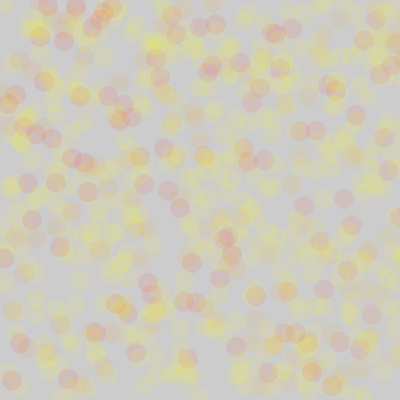
Frame 1 (no input)
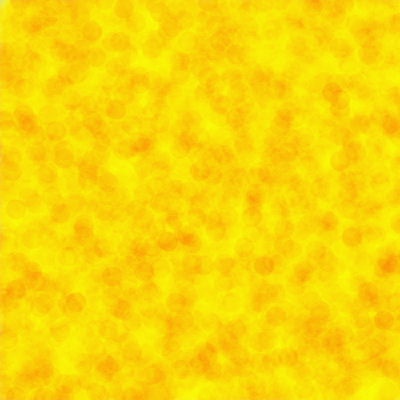
Frame 60 (the mouse pressed at the canvas centre just before this capture)
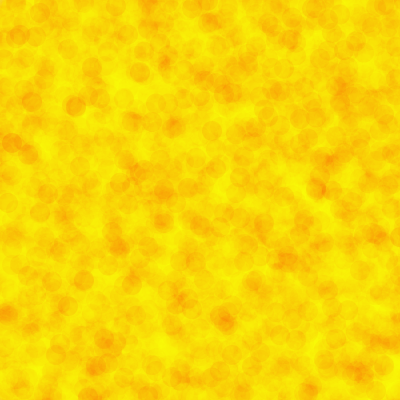
Frame 120 (the mouse held since frame 60 and released just before this capture)

The Processing sketch that drew these frames (run headless with seeded random() and noise(); from frame 60 on, the mouse is pressed at the canvas centre):

// Processing sketch: processing_183010
// ── processing_183010.pde

//bee keeper

void setup(){
  size(400,400);
  smooth();
  noStroke();

}
 int b=0;int speed=4;
void draw(){
  frameRate(10);
    for(int x=0;x<810;x=x+20){
    for(int y=0;y<600;y=y+20){
      float a=random(400);
      ;b=b+speed;
      fill(255,x,0,20);ellipse(b,a,20,20);
    }
      if(b>800){
        b=0;
      }
    }
 }


 
